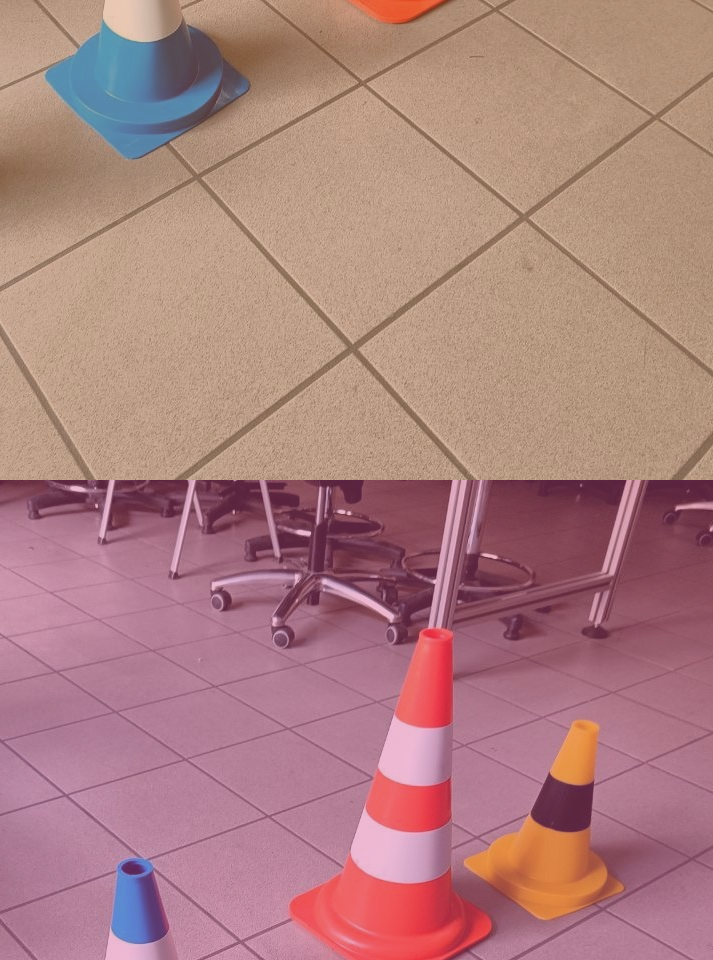
#> input picture corrupted.png, 713 x 960 px
$ python project_1.py
#> lines starting #> are read from the running program, lines starting #| are printed output that depends on the picture
#> further down, img is the input picture: shape (960, 713, 3); mean B, G, R 127.3, 128.1, 173.3
#| Dimensioni dell'immagine: (960, 713, 3)
import cv2
import numpy as np


# Step 1: Correct Rolling Shift --> here I have assumed a horizontal rolling shift
# Step 2: Correct Color Shift Using Known Points


def flip_image_halves(img):
    # Ottieni le dimensioni dell'immagine
    height, width, _ = img.shape
#> height = 960; width = 713

    # Dividi l'immagine in due metà
    top_half = img[:height//2, :]  # La metà superiore
    bottom_half = img[height//2:, :]  # La metà inferiore

    # Fai il flip delle metà
    flipped_img = np.vstack((bottom_half, top_half))  # Unisce la metà inferiore con la metà superiore
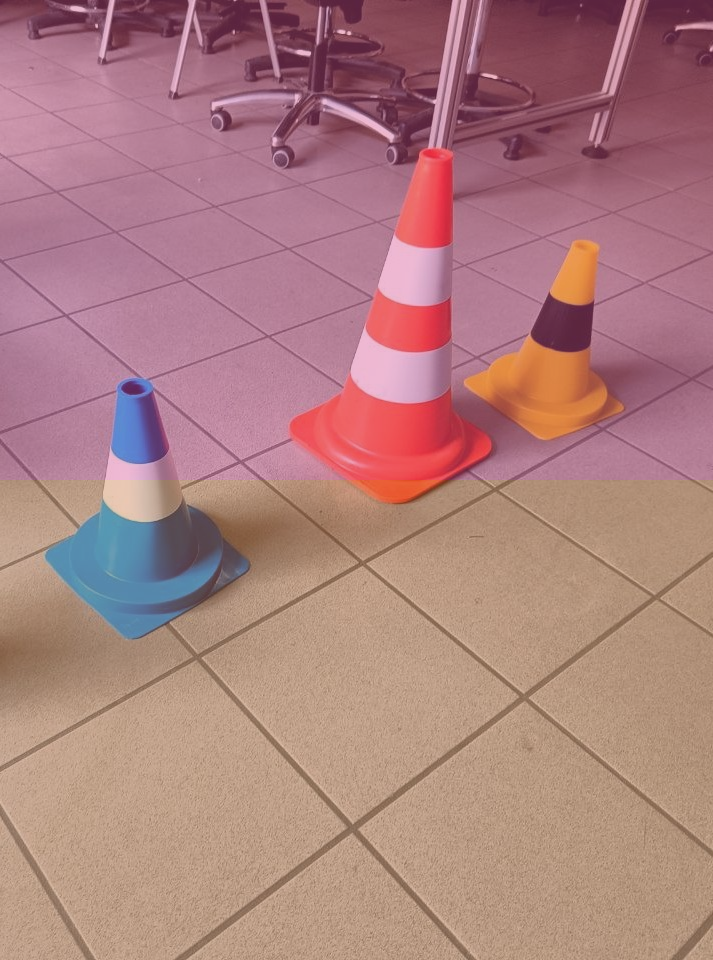
#> flipped_img: shape (960, 713, 3); mean B, G, R 127.3, 128.1, 173.3

    # Restituisce l'immagine corretta
    return flipped_img


def normalize_image(image):
    """Normalizza l'immagine da un intervallo [50, 200] a [0, 255]."""
    # Converte l'immagine in un tipo di dato a virgola mobile per evitare overflow o underflow
    normalized_img = (image.astype(np.float32) - 50) / (200 - 50) * 255

    # Limita i valori tra 0 e 255
    normalized_img = np.clip(normalized_img, 0, 255).astype(np.uint8)
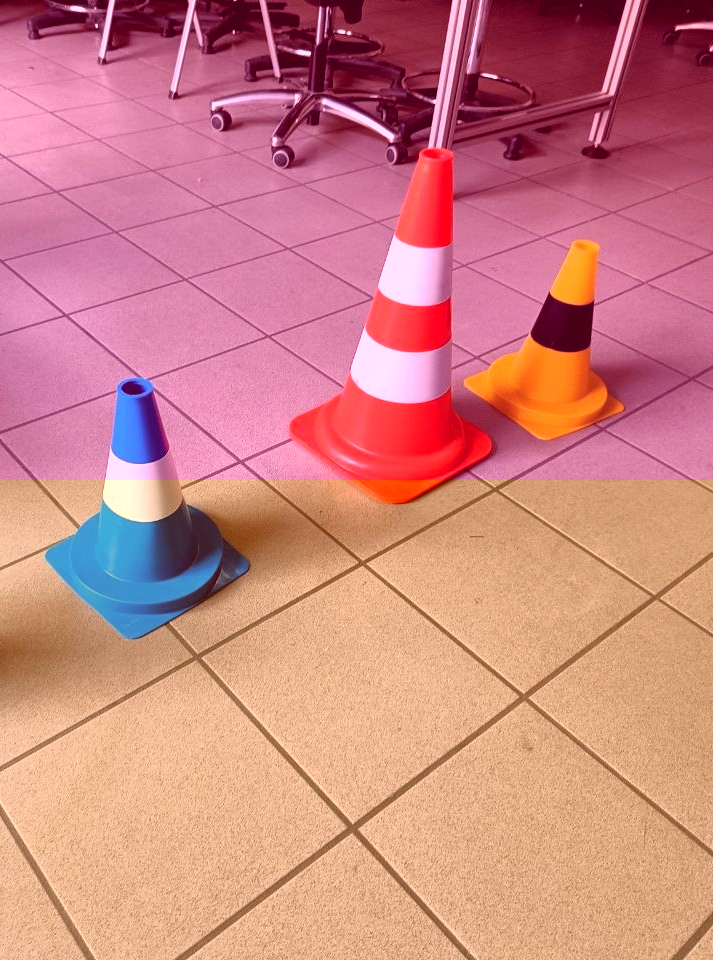
#> normalized_img: shape (960, 713, 3); mean B, G, R 130.9, 132.7, 206

    return normalized_img


def get_pixel_bgr_value(image, x, y):
    """Restituisce il valore BGR di un pixel specifico dato dalle coordinate (Y, X)."""
    # Prendi il valore BGR del pixel
    b, g, r = image[x, y]

    bgr_value = (b, g, r)

    return bgr_value


def get_pixel_rgb_value(image, x, y):
    """Restituisce il valore RGB di un pixel specifico dato dalle coordinate (Y, X)."""
    # Prendi il valore BGR del pixel
    b, g, r = image[x, y]

    # Converte da BGR a RGB
    rgb_value = (r, g, b)

    return rgb_value


def split_image_vertically(image):
    """Divide un'immagine a metà lungo l'altezza e restituisce le due sottoimmagini."""
    # Ottieni l'altezza e la larghezza dell'immagine
    height, width, _ = image.shape
#> height = 960; width = 713

    # Dividi l'immagine in due metà
    top_half = image[:height // 2, :]  # Prima metà (superiore)
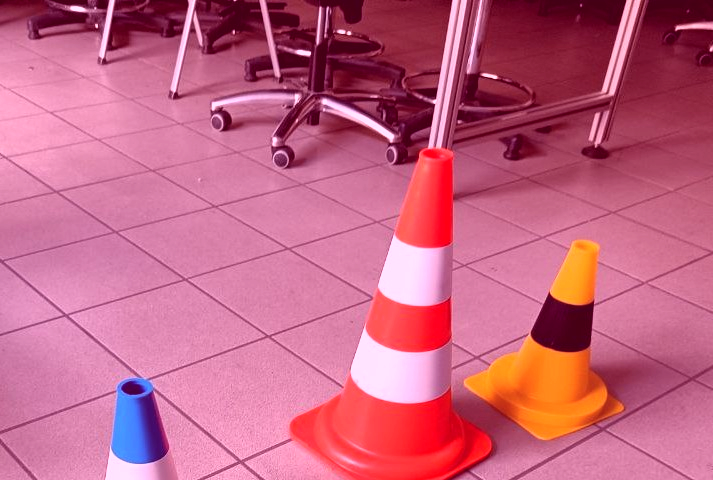
#> top_half: shape (480, 713, 3); mean B, G, R 130.7, 99.6, 197
    bottom_half = image[height // 2:, :]  # Seconda metà (inferiore)
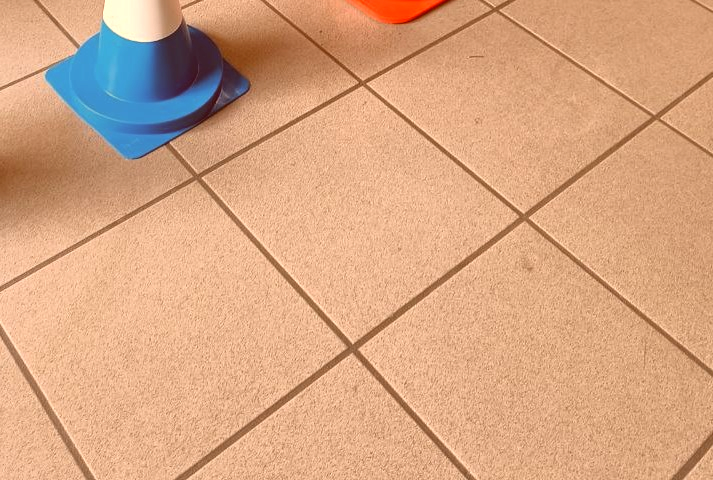
#> bottom_half: shape (480, 713, 3); mean B, G, R 131, 165.8, 215

    return top_half, bottom_half


def correct_image_bgr(image, y, x, target_bgr):
    """
    Corrects the color of an entire image based on the difference between the actual
    BGR value of a given pixel and a target BGR value, using OpenCV standards.

    Parameters:
        image (numpy.ndarray): The image to correct.
        y (int): The y-coordinate of the reference pixel.
        x (int): The x-coordinate of the reference pixel.
        target_bgr (tuple): The target BGR value that the pixel at (y, x) should match.

    Returns:
        corrected_image (numpy.ndarray): The color-corrected image.
    """
#> called with y = 267, x = 564, target_bgr = (40, 195, 240)
    # Get the actual BGR value of the pixel at (y, x)
    actual_bgr = image[y, x].astype(np.int16)  # Convert to int16 for safe subtraction
#> actual_bgr = [61, 170, 255]

    # Calculate the difference between the actual BGR and the target BGR
    bgr_difference = np.array(target_bgr, dtype=np.int16) - actual_bgr
#> bgr_difference = [-21, 25, -15]

    # Create an image with the same shape as the original, filled with the BGR difference
    adjustment = np.ones_like(image, dtype=np.int16) * bgr_difference

    # Apply the adjustment
    corrected_image = image.astype(np.int16) + adjustment
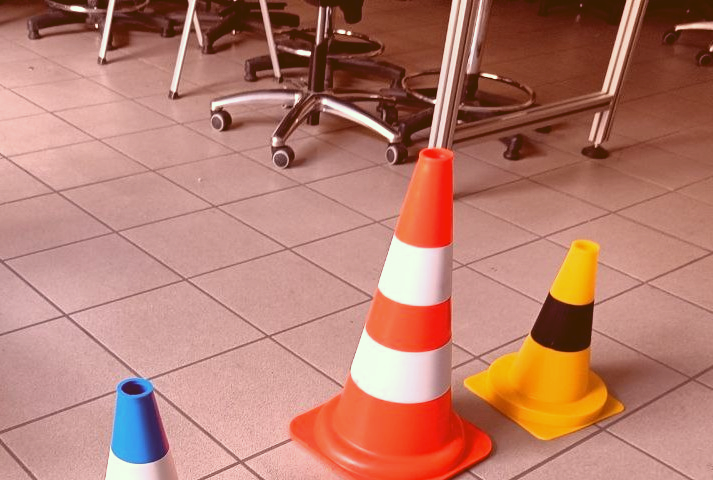
#> corrected_image: shape (480, 713, 3) int16; mean B, G, R 109.7, 124.6, 182; drawn with min black and max white

    # Clip values to the range [0, 255] and convert back to uint8
    corrected_image = np.clip(corrected_image, 0, 255).astype(np.uint8)

    return corrected_image


# Load the corrupted image
image_path = "corrupted.png"  # Replace with your image file path

# Carica l'immagine
img = cv2.imread(image_path)

# Stampa le dimensioni dell'immagine
print("Dimensioni dell'immagine:", img.shape)

flipped_img = flip_image_halves(img)

# Normalizza l'immagine
normalized_image = normalize_image(flipped_img)


# Step 2: Correct Color Shift Using Known Points

# Dividi l'immagine
top_half, bottom_half = split_image_vertically(normalized_image)

# Coordinates and target BGR value
y1, x1 = 267, 564
y2, x2 = 541-480, 128

target_bgr_1 = (40, 195, 240)
target_bgr_2 = (250, 158, 3)

# Apply the correction
corrected_upper_img = correct_image_bgr(top_half, y1, x1, target_bgr_1)
corrected_bottom_img = correct_image_bgr(bottom_half, y2, x2, target_bgr_2)
#> call 2 of correct_image_bgr, with y = 61, x = 128, target_bgr = (250, 158, 3)
#> in correct_image_bgr (call 2), `actual_bgr = image[y, x].astype(np.int16)`: actual_bgr = [215, 158, 62]
#> in correct_image_bgr (call 2), `bgr_difference = np.array(target_bgr, dtype=np.int16) - actual_bgr`: bgr_difference = [35, 0, -59]
#> in correct_image_bgr (call 2), `adjustment = np.ones_like(image, dtype=np.int16) * bgr_difference`:
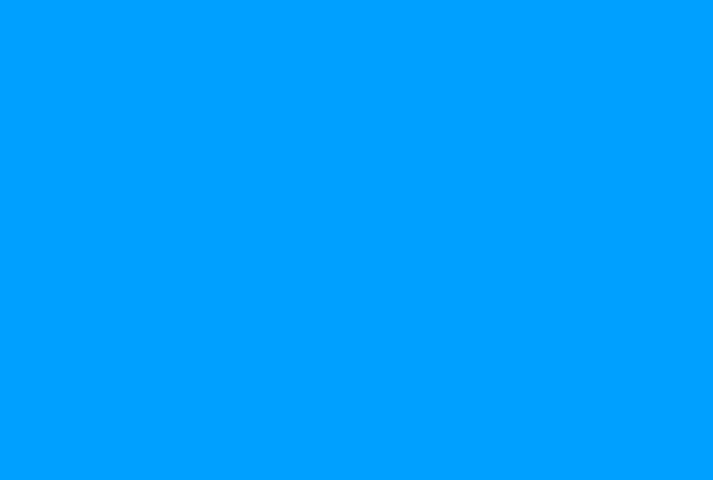
#> adjustment: shape (480, 713, 3) int16; mean B, G, R 35, 0, -59; drawn with min black and max white

# Combine the corrected images
corrected_image = np.vstack((corrected_upper_img, corrected_bottom_img))
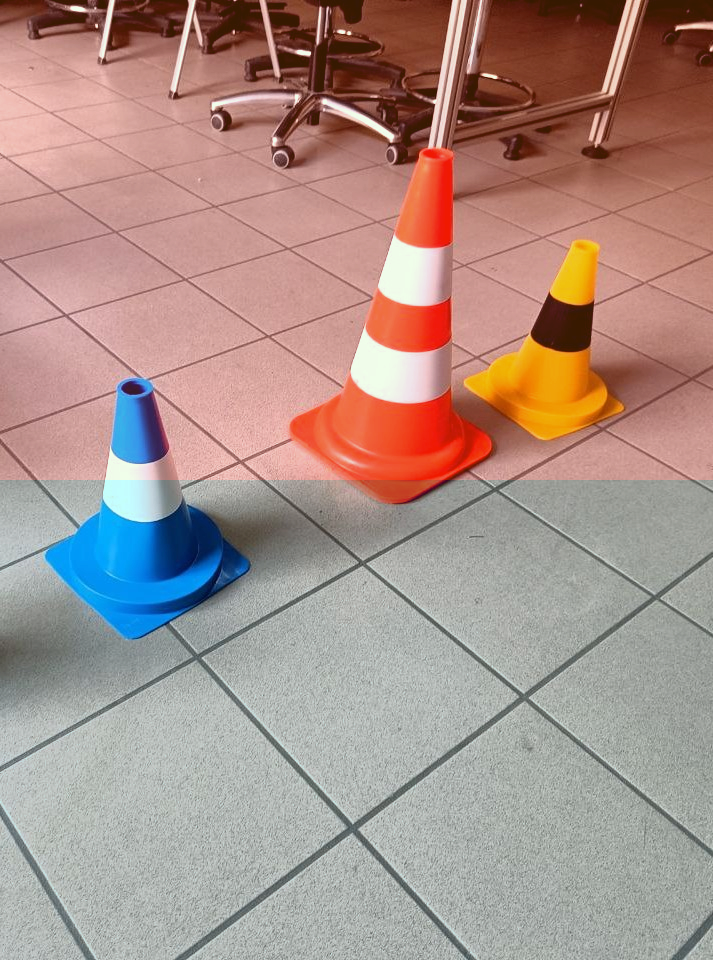
#> corrected_image: shape (960, 713, 3); mean B, G, R 137.9, 145.2, 169


# Visualizza l'immagine corretta
cv2.imshow("correct image",corrected_image)
# Save image
cv2.imwrite("correct_image.png", corrected_image)
# Aspetta che l'utente premi un tasto per chiudere la finestra
cv2.waitKey(0)
cv2.destroyAllWindows()

$ run again, with flipped_image.png copied over corrupted.png
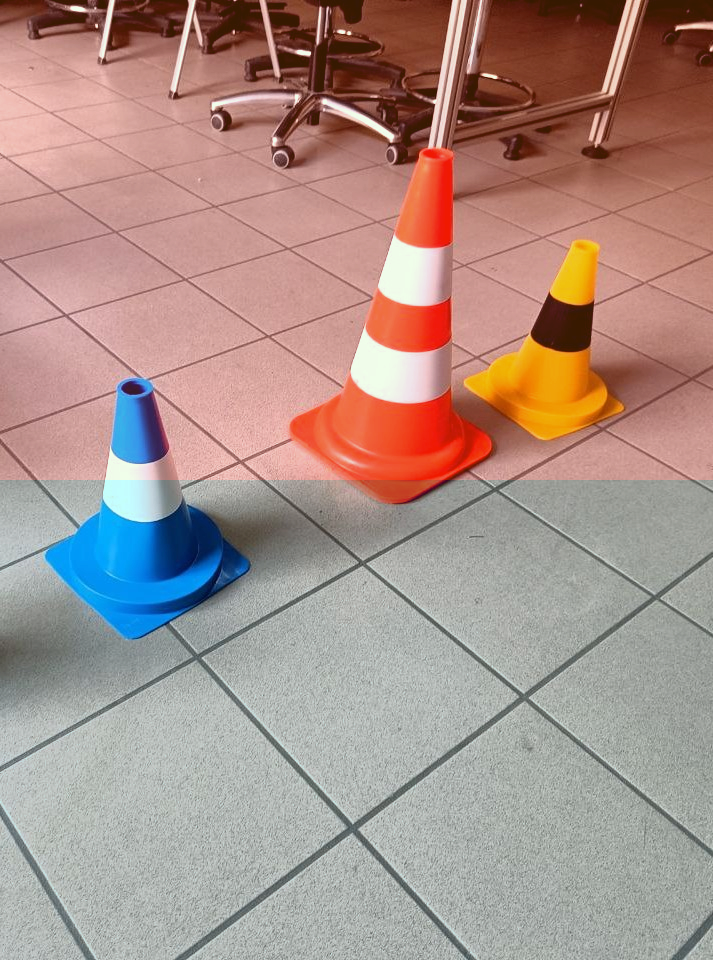
#> input picture flipped_image.png, 713 x 960 px
#> img is the input picture: shape (960, 713, 3); mean B, G, R 137.9, 145.2, 169
#| Dimensioni dell'immagine: (960, 713, 3)
#> in split_image_vertically, `bottom_half = image[height // 2:, :]`:
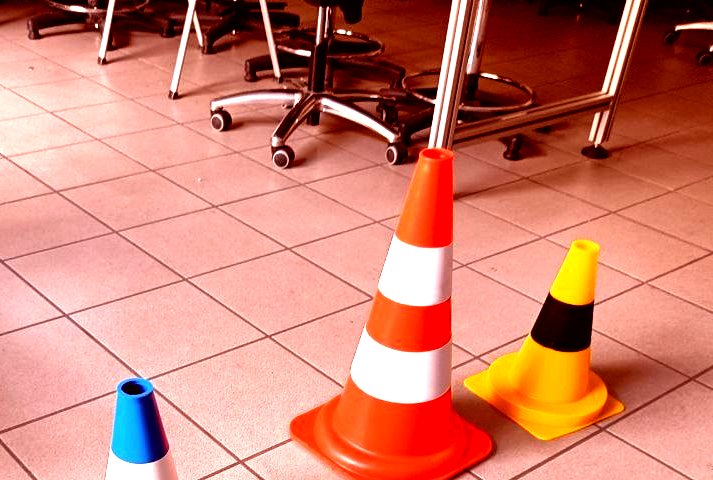
#> bottom_half: shape (480, 713, 3); mean B, G, R 110.6, 128.2, 208
#> actual_bgr = [205, 214, 204]
#> bgr_difference = [-165, -19, 36]
#> `corrected_image = np.vstack((corrected_upper_img, corrected_bottom_img))`:
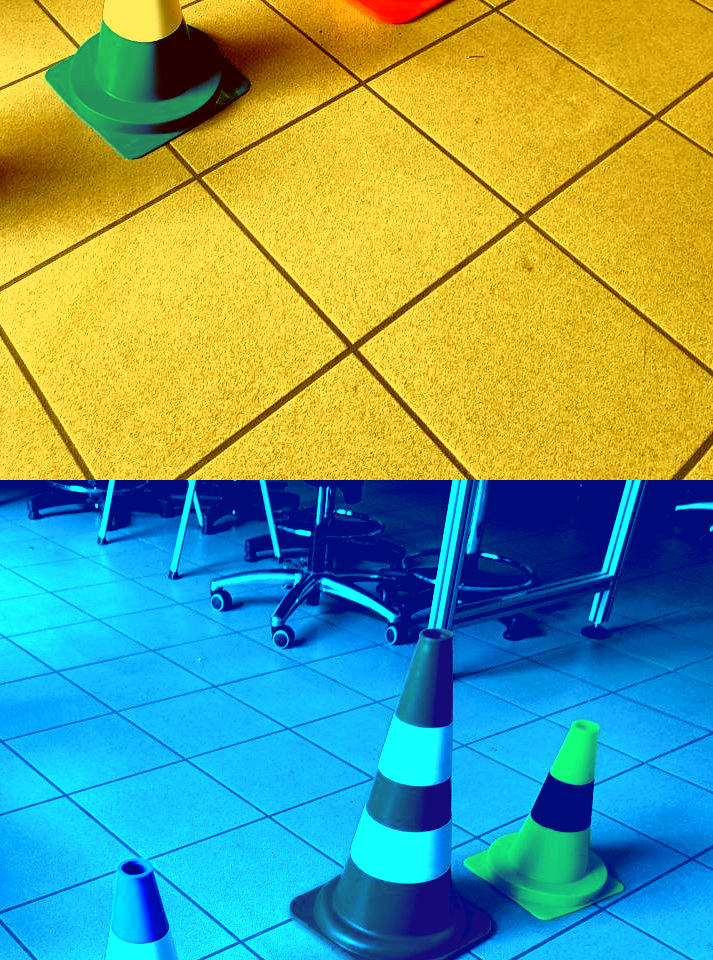
#> corrected_image: shape (960, 713, 3); mean B, G, R 122.7, 158, 113.4
